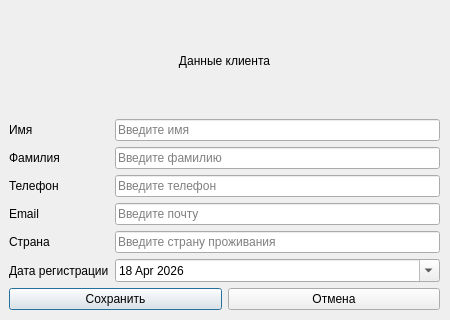
<?xml version="1.0" encoding="UTF-8"?>
<ui version="4.0">
 <class>ClientDialog</class>
 <widget class="QDialog" name="ClientDialog">
  <property name="geometry">
   <rect>
    <x>0</x>
    <y>0</y>
    <width>450</width>
    <height>320</height>
   </rect>
  </property>
  <property name="windowTitle">
   <string>Клиент</string>
  </property>
  <widget class="QWidget" name="verticalLayoutWidget">
   <property name="geometry">
    <rect>
     <x>9</x>
     <y>9</y>
     <width>431</width>
     <height>301</height>
    </rect>
   </property>
   <layout class="QVBoxLayout" name="verticalLayout">
    <item>
     <widget class="QLabel" name="labelDialogTitle">
      <property name="text">
       <string>Данные клиента</string>
      </property>
      <property name="alignment">
       <set>Qt::AlignmentFlag::AlignCenter</set>
      </property>
     </widget>
    </item>
    <item>
     <layout class="QFormLayout" name="formLayout">
      <item row="0" column="0">
       <widget class="QLabel" name="label">
        <property name="text">
         <string>Имя</string>
        </property>
       </widget>
      </item>
      <item row="1" column="0">
       <widget class="QLabel" name="label_2">
        <property name="text">
         <string>Фамилия</string>
        </property>
       </widget>
      </item>
      <item row="2" column="0">
       <widget class="QLabel" name="label_3">
        <property name="text">
         <string>Телефон</string>
        </property>
       </widget>
      </item>
      <item row="3" column="0">
       <widget class="QLabel" name="label_4">
        <property name="text">
         <string>Email</string>
        </property>
       </widget>
      </item>
      <item row="4" column="0">
       <widget class="QLabel" name="label_5">
        <property name="text">
         <string>Страна</string>
        </property>
       </widget>
      </item>
      <item row="5" column="0">
       <widget class="QLabel" name="label_6">
        <property name="text">
         <string>Дата регистрации</string>
        </property>
       </widget>
      </item>
      <item row="0" column="1">
       <widget class="QLineEdit" name="lineEditFirstName">
        <property name="placeholderText">
         <string>Введите имя</string>
        </property>
       </widget>
      </item>
      <item row="1" column="1">
       <widget class="QLineEdit" name="lineEditLastName">
        <property name="placeholderText">
         <string>Введите фамилию</string>
        </property>
       </widget>
      </item>
      <item row="2" column="1">
       <widget class="QLineEdit" name="lineEditPhone">
        <property name="placeholderText">
         <string>Введите телефон</string>
        </property>
       </widget>
      </item>
      <item row="3" column="1">
       <widget class="QLineEdit" name="lineEditEmail">
        <property name="placeholderText">
         <string>Введите почту</string>
        </property>
       </widget>
      </item>
      <item row="5" column="1">
       <widget class="QDateEdit" name="dateEditRegistrationDate">
        <property name="calendarPopup">
         <bool>true</bool>
        </property>
        <property name="date">
         <date>
          <year>2026</year>
          <month>4</month>
          <day>18</day>
         </date>
        </property>
       </widget>
      </item>
      <item row="4" column="1">
       <widget class="QLineEdit" name="lineEditCountry">
        <property name="placeholderText">
         <string>Введите страну проживания</string>
        </property>
       </widget>
      </item>
     </layout>
    </item>
    <item>
     <layout class="QHBoxLayout" name="horizontalLayout">
      <item>
       <widget class="QPushButton" name="pushButtonSave">
        <property name="text">
         <string>Сохранить</string>
        </property>
       </widget>
      </item>
      <item>
       <widget class="QPushButton" name="pushButtonCancel">
        <property name="text">
         <string>Отмена</string>
        </property>
       </widget>
      </item>
     </layout>
    </item>
   </layout>
  </widget>
 </widget>
 <resources/>
 <connections/>
</ui>
